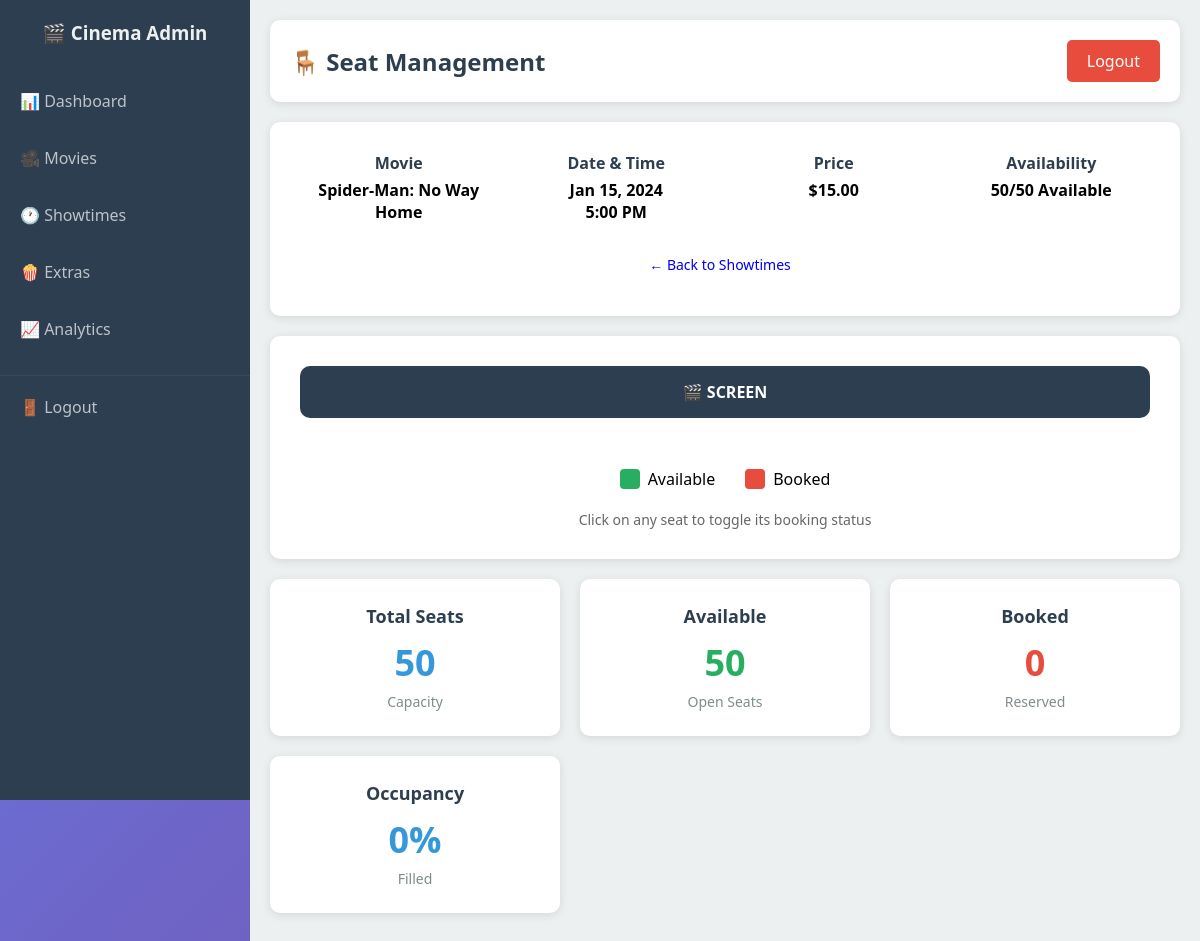
/cinema-kiosk/admin/seats.php?showtime=2 (signed in), run on the app's committed database.
### tables this page shows
CREATE TABLE showtimes (
    id INT PRIMARY KEY AUTO_INCREMENT,
    movie_id INT,
    show_date DATE NOT NULL,
    show_time TIME NOT NULL,
    total_seats INT DEFAULT 50,
    available_seats INT DEFAULT 50,
    price DECIMAL(10,2) NOT NULL,
    FOREIGN KEY (movie_id) REFERENCES movies(id) ON DELETE CASCADE
);

CREATE TABLE movies (
    id INT PRIMARY KEY AUTO_INCREMENT,
    title VARCHAR(255) NOT NULL,
    description TEXT,
    trailer_url VARCHAR(500),
    poster_image VARCHAR(255),
    duration INT,  
    rating VARCHAR(10),
    status ENUM('active', 'inactive') DEFAULT 'active',
    created_at TIMESTAMP DEFAULT CURRENT_TIMESTAMP
);

### cinema-kiosk/admin/seats.php (the view, shortened to what this page needs)
<?php
$pdo = getDBConnection();
$showtimeId = $_GET['showtime'] ?? null;
try {
    $stmt = $pdo->prepare("
        SELECT s.*, m.title as movie_title
        FROM showtimes s
        JOIN movies m ON s.movie_id = m.id
        WHERE s.id = ?
    ");
    $stmt->execute([$showtimeId]);
    $showtime = $stmt->fetch();
} catch (PDOException $e) {
    $error = 'Error loading showtime data';
}
?>
<!DOCTYPE html>
<html lang="en">
<head>
    <link rel="stylesheet" href="../assets/css/admin.css">
</head>
<body>
    <div class="admin-container">
        <?php include 'includes/sidebar.php'; ?>
        <div class="main-content">
            <div class="header">
                <h1>🪑 Seat Management</h1>
                <a href="?logout=1" class="logout-btn">Logout</a>
            </div>
            <div class="form-container">
                <div style="display: grid; grid-template-columns: 1fr 1fr 1fr 1fr; gap: 20px; text-align: center;">
                    <div>
                        <h4 style="color: #2c3e50; margin-bottom: 5px;">Movie</h4>
                        <p style="font-weight: bold;"><?php echo htmlspecialchars($showtime['movie_title']); ?></p>
                    </div>
                    <div>
                        <h4 style="color: #2c3e50; margin-bottom: 5px;">Date & Time</h4>
                        <p style="font-weight: bold;">
                            <?php echo date('M j, Y', strtotime($showtime['show_date'])); ?><br>
                            <?php echo date('g:i A', strtotime($showtime['show_time'])); ?>
                        </p>
                    </div>
                    <div>
                        <h4 style="color: #2c3e50; margin-bottom: 5px;">Price</h4>
                        <p style="font-weight: bold;">$<?php echo number_format($showtime['price'], 2); ?></p>
                    </div>
                    <div>
                        <h4 style="color: #2c3e50; margin-bottom: 5px;">Availability</h4>
                        <p style="font-weight: bold;">
                            <?php echo $showtime['available_seats']; ?>/<?php echo $showtime['total_seats']; ?> Available
                        </p>
                    </div>
                </div>
                <div style="text-align: center; margin-top: 20px;">
                    <a href="showtimes.php" class="btn btn-secondary">← Back to Showtimes</a>
                </div>
            </div>
            <div class="seat-map">
                <div class="screen">🎬 SCREEN</div>
                <div class="legend">
                    <div class="legend-item">
                        <div class="legend-seat" style="background: #27ae60;"></div>
                        <span>Available</span>
                    </div>
                    <div class="legend-item">
                        <div class="legend-seat" style="background: #e74c3c;"></div>
                        <span>Booked</span>
                    </div>
                </div>
                <div style="text-align: center; margin-top: 20px; color: #666; font-size: 14px;">
                    Click on any seat to toggle its booking status
                </div>
            </div>
            <div class="dashboard-cards">
                <div class="card">
                    <h3>Total Seats</h3>
                    <div class="number"><?php echo $showtime['total_seats']; ?></div>
                    <div class="label">Capacity</div>
                </div>
                <div class="card">
                    <h3>Available</h3>
                    <div class="number" style="color: #27ae60;"><?php echo $showtime['available_seats']; ?></div>
                    <div class="label">Open Seats</div>
                </div>
                <div class="card">
                    <h3>Booked</h3>
                    <div class="number" style="color: #e74c3c;"><?php echo $showtime['total_seats'] - $showtime['available_seats']; ?></div>
                    <div class="label">Reserved</div>
                </div>
                <div class="card">
                    <h3>Occupancy</h3>
                    <div class="number" style="color: #3498db;">
                        <?php echo round((($showtime['total_seats'] - $showtime['available_seats']) / $showtime['total_seats']) * 100); ?>%
                    </div>
                    <div class="label">Filled</div>
                </div>
            </div>
        </div>
    </div>
</body>
</html>

### cinema-kiosk/assets/css/admin.css (style rules this page uses)
* { margin: 0; padding: 0; box-sizing: border-box; }
body { font-family: 'Segoe UI', Tahoma, Geneva, Verdana, sans-serif; background: linear-gradient(135deg, #667eea 0%, #764ba2 100%); min-height: 100vh; }
.admin-container { display: flex; min-height: 100vh; }
.main-content { margin-left: 250px; padding: 20px; width: calc(100% - 250px); background: #ecf0f1; min-height: 100vh; }
.header { background: white; padding: 20px; border-radius: 10px; margin-bottom: 20px; box-shadow: 0 2px 10px rgba(0,0,0,0.1); display: flex; justify-content: space-between; align-items: center; }
.header h1 { color: #2c3e50; font-size: 24px; }
.logout-btn { background: #e74c3c; color: white; padding: 10px 20px; border: none; border-radius: 5px; cursor: pointer; text-decoration: none; transition: background 0.3s; }
.form-container { background: white; padding: 30px; border-radius: 10px; box-shadow: 0 2px 10px rgba(0,0,0,0.1); margin-bottom: 20px; }
.btn { padding: 12px 25px; border: none; border-radius: 5px; cursor: pointer; font-size: 14px; text-decoration: none; display: inline-block; transition: all 0.3s; margin-right: 10px; }
.dashboard-cards { display: grid; grid-template-columns: repeat(auto-fit, minmax(250px, 1fr)); gap: 20px; margin-bottom: 30px; }
.card { background: white; padding: 25px; border-radius: 10px; box-shadow: 0 2px 10px rgba(0,0,0,0.1); text-align: center; }
.card h3 { color: #2c3e50; margin-bottom: 10px; font-size: 18px; }
.card .number { font-size: 36px; font-weight: bold; color: #3498db; margin-bottom: 5px; }
.card .label { color: #7f8c8d; font-size: 14px; }

### cinema-kiosk/admin/seats.php (style rules this page uses)
.seat-map { background: white; padding: 30px; border-radius: 10px; box-shadow: 0 2px 10px rgba(0,0,0,0.1); margin-bottom: 20px; }
.screen { background: #2c3e50; color: white; text-align: center; padding: 15px; border-radius: 10px; margin-bottom: 30px; font-weight: bold; }
.legend { display: flex; justify-content: center; gap: 30px; margin-top: 20px; }
.legend-item { display: flex; align-items: center; gap: 8px; }
.legend-seat { width: 20px; height: 20px; border-radius: 4px; }

### data on the page
showtimes: movie.title "Spider-Man: No Way Home", show_date "Jan 15, 2024", show_time "5:00 PM", price "15.00", available_seats "50", total_seats "50", $showtime['total_seats'] - $showtime['available_seats'] "0", total_seats+available_seats "0"
